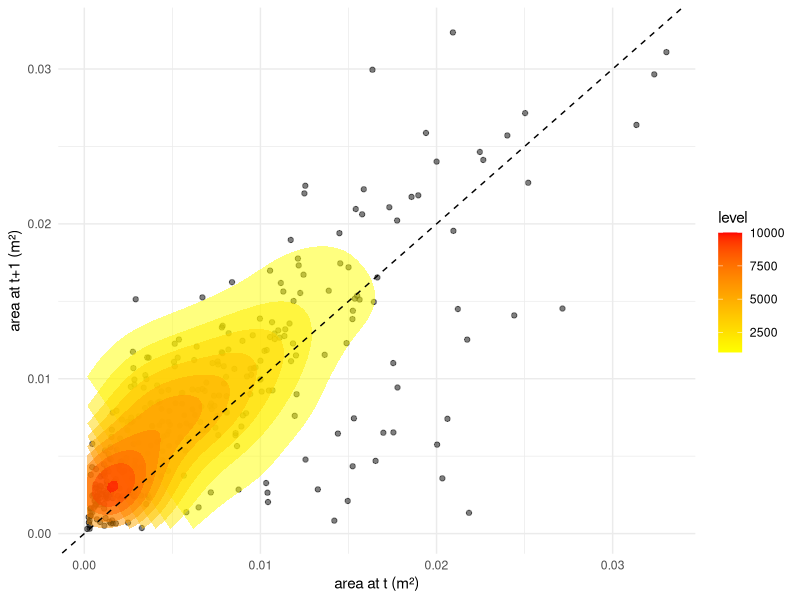
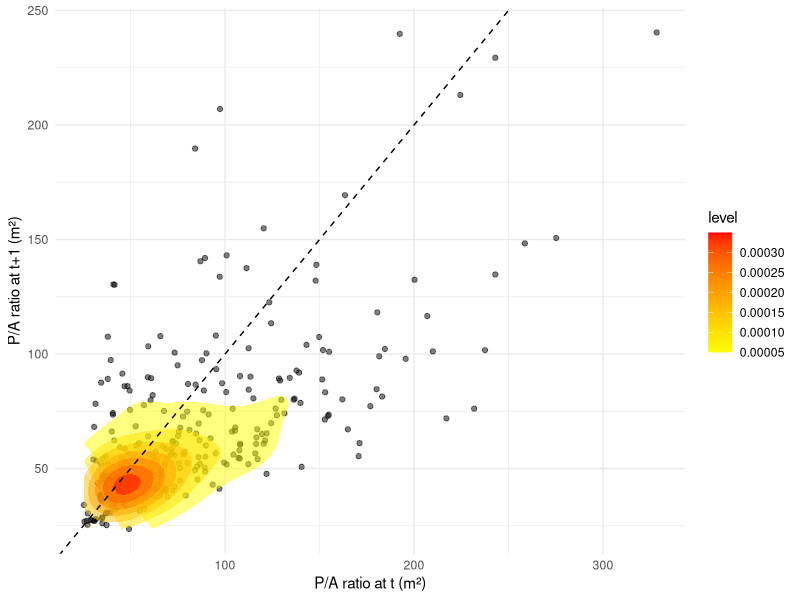
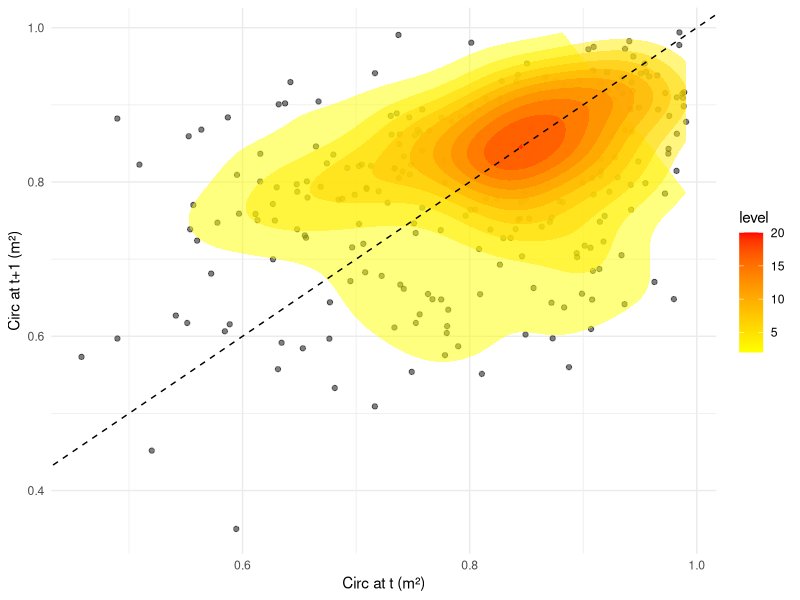
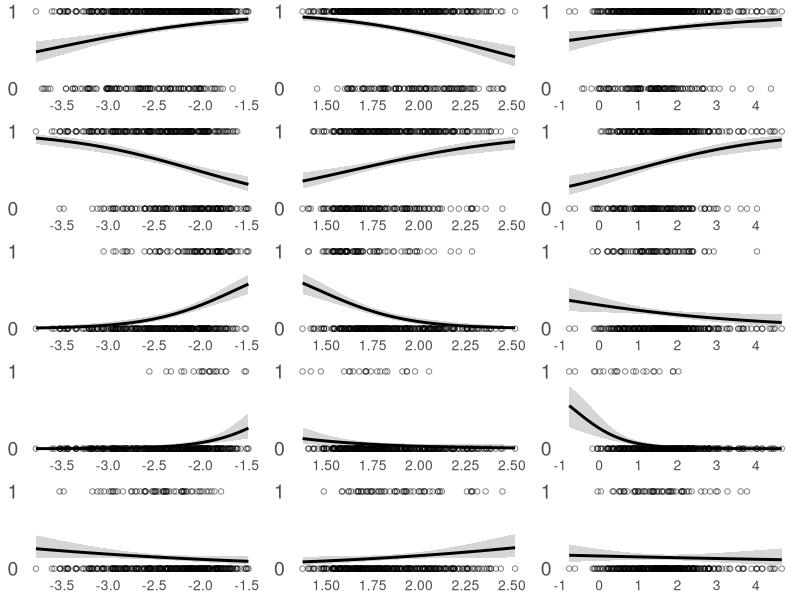

Source code (R) for these figures, in order: (Note: this script raises an error after producing the figures.)
## ---- chunk 1
knitr::opts_chunk$set(echo = TRUE)
## ---- chunk 2
####LIBRARIES####
library(tidyverse)
library(readr)
library(cowplot)
library(MASS)
## ---- chunk 3
##Import data##

pa_data_done <- read_csv("data/pa_data_done.csv")

####CLASS CHECK####
pa_data_done$Shape_Length <- as.numeric(pa_data_done$Shape_Length)
pa_data_done$Shape_Area <- as.numeric(pa_data_done$Shape_Area)
pa_data_done$Survey_times <- as.numeric(pa_data_done$Survey_times)
pa_data_done$Plot_ID <- as.factor(pa_data_done$Plot_ID)
pa_data_done$Fate <- as.factor(pa_data_done$Fate)
pa_data_done$Recruit <- as.factor(pa_data_done$Recruit)

# Calculate logit transform of circ
pa_data_done$circ_logit <- log(pa_data_done$circ / (1 - pa_data_done$circ))
pa_data_done$circ_logit <- as.numeric(pa_data_done$circ_logit)

## ---- chunk 4
### 

# Set column name
column_names <- c("Size", "P/A", "Circ", "Size*Circ", "Size+Circ")
# Set row name
row_names <- c("Survival", "Growth", "Shrinkage", "Fission", "Fusion")

# Set R square dataframes
R_square_bind <- data.frame(matrix(NA, nrow = 5, ncol = length(column_names)))
colnames(R_square_bind) <- column_names
rownames(R_square_bind) <- row_names

R_square <- data.frame(matrix(NA, nrow = 1, ncol = length(column_names)))
colnames(R_square) <- column_names

# Set Log likelihood dataframes
Log_likelihood_bind <- data.frame(matrix(NA, nrow = 5, ncol = length(column_names)))
colnames(Log_likelihood_bind) <- column_names
rownames(Log_likelihood_bind) <- row_names

Log_likelihood <- data.frame(matrix(NA, nrow = 1, ncol = length(column_names)))
colnames(Log_likelihood) <- column_names

# Set AIC dataframes
AIC_bind <- data.frame(matrix(NA, nrow = 5, ncol = length(column_names)))
colnames(AIC_bind) <- column_names
rownames(AIC_bind) <- row_names

AIC_row <- data.frame(matrix(NA, nrow = 1, ncol = length(column_names)))
colnames(AIC_row) <- column_names

# Set DF_Residual dataframes
DF_bind <- data.frame(matrix(NA, nrow = 5, ncol = length(column_names)))
colnames(DF_bind) <- column_names
rownames(DF_bind) <- row_names

DF <- data.frame(matrix(NA, nrow = 1, ncol = length(column_names)))
colnames(DF) <- column_names


# Calculate the survival (mortality) separately 
Fates = "D"
  
pa_data_done$Discrete_change <- ifelse(pa_data_done$Fate == Fates, 0, ifelse(pa_data_done$Fate != Fates, 1, NA))
pa_data_done_12 <- filter(pa_data_done, Survey_times == 1 | Survey_times == 2)

# Clean data
df <- data.frame(pa_data_done_12$Discrete_change, log10(pa_data_done_12$Shape_Area), log10(pa_data_done_12$pa_ratio), pa_data_done_12$circ_logit) 

for (i in 1:3) {
  model <- glm(df[[1]] ~ df[[i+1]], family = binomial)
  R_square[,i] <- with(summary(model), 1 - deviance/null.deviance) # Calculate McFadden's R-squared
  Log_likelihood[,i] <- logLik(model) # Calculate log likelihood
  AIC_row[,i] <- AIC(model) # Calculate AIC
  DF[,i] <- model$df.residual
}

## Calculate R square, AIC, LogLik for size*circ and size+circ
# size*circ
model <- glm(df[[1]] ~ df[[2]]*df[[4]], family = binomial)
R_square[,i+1] <- with(summary(model), 1 - deviance/null.deviance) # Calculate McFadden's R-squared
Log_likelihood[,i+1] <- logLik(model) # Calculate log likelihood
AIC_row[,i+1] <- AIC(model) # Calculate AIC
DF[,i+1] <- model$df.residual

# size+circ
model <- glm(df[[1]] ~ df[[2]]+df[[4]], family = binomial)
R_square[,i+2] <- with(summary(model), 1 - deviance/null.deviance) # Calculate McFadden's R-squared
Log_likelihood[,i+2] <- logLik(model) # Calculate log likelihood
AIC_row[,i+2] <- AIC(model) # Calculate AIC
DF[,i+2] <- model$df.residual

# Bind the data.frame
R_square_bind[1,]  <- R_square
Log_likelihood_bind[1,]  <- Log_likelihood
AIC_bind[1,]  <- AIC_row
DF_bind[1,] <- DF
## ---- chunk 5
### calculate the fates that do not include survival 
Fate_loop <- c("G","S","Fi","Fu")
Fate_index <- 2 # 1 is survival

for (Fates in Fate_loop) {

  pa_data_done$Discrete_change <- ifelse(pa_data_done$Fate == Fates, 1, ifelse(pa_data_done$Fate != Fates, 0, NA))
  pa_data_done_12 <- filter(pa_data_done, Survey_times == 1 | Survey_times == 2)
  pa_data_done_12 <- filter(pa_data_done_12, Fate != "D") #Exclude mortality
  #pa_data_done_12 <- filter(pa_data_done_12, size_class != "J") #Exclude Juvenile
  
  # Clean data
  df <- data.frame(pa_data_done_12$Discrete_change, log10(pa_data_done_12$Shape_Area), log10(pa_data_done_12$pa_ratio), pa_data_done_12$circ_logit) 
  
  # Calculate R square, AIC, LogLik for 3 morphological classification
for (i in 1:3) {
  model <- glm(df[[1]] ~ df[[i+1]], family = binomial)
  R_square[,i] <- with(summary(model), 1 - deviance/null.deviance) # Calculate McFadden's R-squared
  Log_likelihood[,i] <- logLik(model) # Calculate log likelihood
  AIC_row[,i] <- AIC(model) # Calculate AIC
  DF[,i] <- model$df.residual
}

## Calculate R square, AIC, LogLik for size*circ and size+circ
# size*circ
model <- glm(df[[1]] ~ df[[2]]*df[[4]], family = binomial)
R_square[,i+1] <- with(summary(model), 1 - deviance/null.deviance) # Calculate McFadden's R-squared
Log_likelihood[,i+1] <- logLik(model) # Calculate log likelihood
AIC_row[,i+1] <- AIC(model) # Calculate AIC
DF[,i+1] <- model$df.residual

# size+circ
model <- glm(df[[1]] ~ df[[2]]+df[[4]], family = binomial)
R_square[,i+2] <- with(summary(model), 1 - deviance/null.deviance) # Calculate McFadden's R-squared
Log_likelihood[,i+2] <- logLik(model) # Calculate log likelihood
AIC_row[,i+2] <- AIC(model) # Calculate AIC
DF[,i+2] <- model$df.residual

# Bind the data.frame
R_square_bind[Fate_index,]  <- R_square
Log_likelihood_bind[Fate_index,]  <- Log_likelihood
AIC_bind[Fate_index,]  <- AIC_row
DF_bind[Fate_index,] <- DF

# Control dataframe index
Fate_index <- Fate_index +1

}

round(R_square_bind,2)
round(Log_likelihood_bind,0)
round(AIC_bind,0)
round(DF_bind,0)
#write.csv(R_square_bind, file = "C:/Users/keelu/R/FiFu_analysis/data/R_square_bind.csv")
## ---- chunk 6
#####Plot all Fate vs non-Fate lm#########
combined_list <- list()
model_times <- list()
model_plus <- list()

# Calculate the survival (mortality) separately 
Fate_loop <- c("D")
for (Fates in Fate_loop) {
  pa_data_done$Discrete_change <- ifelse(pa_data_done$Fate == Fates, 0, ifelse(pa_data_done$Fate != Fates, 1, NA))
  pa_data_done_12 <- filter(pa_data_done, Survey_times == 1 | Survey_times == 2)
  
  # Clean data
  df <- data.frame(pa_data_done_12$Discrete_change, log10(pa_data_done_12$Shape_Area), log10(pa_data_done_12$pa_ratio), pa_data_done_12$circ_logit) 
    colnames(df) <- c(paste(Fates,"=0",", ","non-",Fates,"=1"), "log10 Size","log10 PA_ratio","logit Circ")
  
  # Plot discrete change with size, ratio, circ
  plot_list <- list()
  for (i in 1:3) {
    data <- data.frame(
      x = df[,i+1],
      y = df[,1]
    )
    p <- ggplot(data = data, aes(x, y))+
    geom_point(shape=21, alpha = 0.5)+
    geom_smooth(method="glm", method.args = list(family = "binomial"), color = "black")+
    scale_y_continuous(breaks = c(0, 1)) + 
    theme_minimal()+ 
    theme(
      axis.title.x = element_blank(), 
      axis.title.y = element_blank(),
      axis.text.x = element_text(size = 10), # 調整X軸文字大小
      axis.text.y = element_text(size = 14), # 調整Y軸文字大小
      panel.grid.major = element_blank(), # 移除主要網格線
      panel.grid.minor = element_blank() # 移除次要網格線
    )
    plot_list[[i]] <- p
  }

# Bind the lists
combined_list <- append(combined_list, plot_list)
}


# Define the fates that do not include survival 
Fate_loop <- c("G","S","Fi","Fu")

for (Fates in Fate_loop) {

  pa_data_done$Discrete_change <- ifelse(pa_data_done$Fate == Fates, 1, ifelse(pa_data_done$Fate != Fates, 0, NA))
  pa_data_done_12 <- filter(pa_data_done, Survey_times == 1 | Survey_times == 2)
  pa_data_done_12 <- filter(pa_data_done_12, Fate != "D") #Exclude mortality
  
  # Clean data
  df <- data.frame(pa_data_done_12$Discrete_change, log10(pa_data_done_12$Shape_Area), log10(pa_data_done_12$pa_ratio), pa_data_done_12$circ_logit) 
    colnames(df) <- c(paste(Fates,"=1",", ","non-",Fates,"=0"), "log10 Size","log10 PA_ratio","logit Circ")

  
  # Plot discrete change with size, ratio, circ
  plot_list <- list()
  for (i in 1:3) {
    data <- data.frame(
      x = df[,i+1],
      y = df[,1]
    )
    p <- ggplot(data = data, aes(x, y))+
    geom_point(shape=21, alpha = 0.5)+
    geom_smooth(method="glm", method.args = list(family = "binomial"), color = "black")+
    scale_y_continuous(breaks = c(0, 1)) + 
    theme_minimal()+ 
    theme(
      axis.title.x = element_blank(), 
      axis.title.y = element_blank(),
      axis.text.x = element_text(size = 10), # 調整X軸文字大小
      axis.text.y = element_text(size = 14), # 調整Y軸文字大小
      panel.grid.major = element_blank(), # 移除主要網格線
      panel.grid.minor = element_blank() # 移除次要網格線
    )
    plot_list[[i]] <- p
  }

# Bind the lists
combined_list <- append(combined_list, plot_list)
}


#plot together
fig2_1 <- plot_grid(plotlist = combined_list, align="h",nrow = 5)
ggsave("C:/Users/keelu/R/FiFu_analysis/Figs/Discrete_logClass_lm_all.png", plot = fig2_1, width = 6.5, height = 10, dpi = 300)


## ---- chunk 7
data_time_1 <- subset(pa_data_done, Survey_times == 1, select = c(ID, Plot_ID, Shape_Area, Survey_times, pa_ratio, circ))
data_time_2 <- subset(pa_data_done, Survey_times == 2, select = c(ID, Plot_ID, Shape_Area, Survey_times, pa_ratio, circ))
data_time_3 <- subset(pa_data_done, Survey_times == 3, select = c(ID, Plot_ID, Shape_Area, Survey_times, pa_ratio, circ))

data_merged_1 <- merge(data_time_1, data_time_2, by=c("ID","Plot_ID"), all=TRUE)
data_merged_1 <- na.omit(data_merged_1)

data_merged_2 <- merge(data_time_2, data_time_3, by=c("ID","Plot_ID"), all=TRUE)
data_merged_2 <- na.omit(data_merged_2)

data_merged <- rbind(data_merged_1,data_merged_2)

colnames(data_merged)[colnames(data_merged) == "Shape_Area.x"] <- "area_t"
colnames(data_merged)[colnames(data_merged) == "Shape_Area.y"] <- "area_t1"
colnames(data_merged)[colnames(data_merged) == "pa_ratio.x"] <- "pa_ratio_t"
colnames(data_merged)[colnames(data_merged) == "circ.x"] <- "circ_t"


p <- ggplot(data_merged, aes(x = area_t, y = area_t1)) +
  geom_point(alpha = 0.5) + # 保留原有的透明散點
  scale_fill_gradient(low = "yellow", high = "red") +
  stat_density_2d(aes(fill = ..level..), geom = "polygon", alpha = 0.5) + # 加入密度著色
  geom_abline(intercept = 0, slope = 1, linetype = "dashed", color = "black") +
  theme_minimal() +
  labs(x = "area at t (m²)", y = "area at t+1 (m²)")

p 
## ---- chunk 8
data_time_1 <- subset(pa_data_done, Survey_times == 1, select = c(ID, Plot_ID, pa_ratio, Survey_times))
data_time_2 <- subset(pa_data_done, Survey_times == 2, select = c(ID, Plot_ID, pa_ratio, Survey_times))
data_time_3 <- subset(pa_data_done, Survey_times == 3, select = c(ID, Plot_ID, pa_ratio, Survey_times))

data_merged_1 <- merge(data_time_1, data_time_2, by=c("ID","Plot_ID"), all=TRUE)
data_merged_1 <- na.omit(data_merged_1)

data_merged_2 <- merge(data_time_2, data_time_3, by=c("ID","Plot_ID"), all=TRUE)
data_merged_2 <- na.omit(data_merged_2)

data_merged <- rbind(data_merged_1,data_merged_2)

colnames(data_merged)[colnames(data_merged) == "pa_ratio.x"] <- "PA_t"
colnames(data_merged)[colnames(data_merged) == "pa_ratio.y"] <- "PA_t1"

p <- ggplot(data_merged, aes(x = PA_t, y = PA_t1)) +
  geom_point(alpha = 0.5) + # 保留原有的透明散點
  scale_fill_gradient(low = "yellow", high = "red") +
  stat_density_2d(aes(fill = ..level..), geom = "polygon", alpha = 0.5) + # 加入密度著色
  geom_abline(intercept = 0, slope = 1, linetype = "dashed", color = "black") +
  theme_minimal() +
  labs(x = "P/A ratio at t (m²)", y = "P/A ratio at t+1 (m²)")

p 

## ---- chunk 9
data_time_1 <- subset(pa_data_done, Survey_times == 1, select = c(ID, Plot_ID, circ, Survey_times))
data_time_2 <- subset(pa_data_done, Survey_times == 2, select = c(ID, Plot_ID, circ, Survey_times))
data_time_3 <- subset(pa_data_done, Survey_times == 3, select = c(ID, Plot_ID, circ, Survey_times))

data_merged_1 <- merge(data_time_1, data_time_2, by=c("ID","Plot_ID"), all=TRUE)
data_merged_1 <- na.omit(data_merged_1)

data_merged_2 <- merge(data_time_2, data_time_3, by=c("ID","Plot_ID"), all=TRUE)
data_merged_2 <- na.omit(data_merged_2)

data_merged <- rbind(data_merged_1,data_merged_2)

colnames(data_merged)[colnames(data_merged) == "circ.x"] <- "circ_t"
colnames(data_merged)[colnames(data_merged) == "circ.y"] <- "circ_t1"

p <- ggplot(data_merged, aes(x = circ_t, y = circ_t1)) +
  geom_point(alpha = 0.5) + # 保留原有的透明散點
  scale_fill_gradient(low = "yellow", high = "red") +
  stat_density_2d(aes(fill = ..level..), geom = "polygon", alpha = 0.5) + # 加入密度著色
  geom_abline(intercept = 0, slope = 1, linetype = "dashed", color = "black") +
  theme_minimal() +
  labs(x = "Circ at t (m²)", y = "Circ at t+1 (m²)")

p 
## ---- chunk 10
data <-  data_merged

# 建立模型
model1 <- lm(log(area_t1) ~ log(area_t), data = data)
model2 <- lm(log(area_t1) ~ log(pa_ratio_t), data = data)
model3 <- lm(log(area_t1) ~ log(circ_t), data = data)
model4 <- lm(log(area_t1) ~ log(area_t) + log(pa_ratio_t), data = data)
model5 <- lm(log(area_t1) ~ log(area_t) + log(circ_t), data = data)
model6 <- lm(log(area_t1) ~ log(area_t) + log(pa_ratio_t) + log(circ_t), data = data)
model7 <- lm(log(area_t1) ~ log(area_t) * log(pa_ratio_t), data = data)
model8 <- lm(log(area_t1) ~ log(area_t) * log(circ_t), data = data)

# 計算 AIC 和調整 R 平方
results <- data.frame(
  model = c("model1", "model2", "model3", "model4", "model5", "model6", "model7", "model8"),
  AIC = c(AIC(model1), AIC(model2), AIC(model3), AIC(model4), AIC(model5), AIC(model6), AIC(model7), AIC(model8)),
  Adjusted_R_Squared = c(summary(model1)$adj.r.squared, summary(model2)$adj.r.squared, summary(model3)$adj.r.squared, summary(model4)$adj.r.squared, summary(model5)$adj.r.squared, summary(model6)$adj.r.squared, summary(model7)$adj.r.squared, summary(model8)$adj.r.squared)
)

# 查看模型汇总
print(results)
## ---- chunk 11
# Set column name
column_names <- c("Size", "P/A", "Circ", "Size*Circ", "Size+Circ")
# Set row name
row_names <- c("Delta area", "Ratio")

# Set R square dataframes
R_square_bind <- data.frame(matrix(NA, nrow = length(row_names), ncol = length(column_names)))
colnames(R_square_bind) <- column_names
rownames(R_square_bind) <- row_names

R_square <- data.frame(matrix(NA, nrow = 1, ncol = length(column_names)))
colnames(R_square) <- column_names

# Set Log likelihood dataframes
Log_likelihood_bind <- data.frame(matrix(NA, nrow = length(row_names), ncol = length(column_names)))
colnames(Log_likelihood_bind) <- column_names
rownames(Log_likelihood_bind) <- row_names

Log_likelihood <- data.frame(matrix(NA, nrow = 1, ncol = length(column_names)))
colnames(Log_likelihood) <- column_names

# Set AIC dataframes
AIC_bind <- data.frame(matrix(NA, nrow = length(row_names), ncol = length(column_names)))
colnames(AIC_bind) <- column_names
rownames(AIC_bind) <- row_names

AIC_row <- data.frame(matrix(NA, nrow = 1, ncol = length(column_names)))
colnames(AIC_row) <- column_names

# Set DF_Residual dataframes
DF_bind <- data.frame(matrix(NA, nrow = length(row_names), ncol = length(column_names)))
colnames(DF_bind) <- column_names
rownames(DF_bind) <- row_names

DF <- data.frame(matrix(NA, nrow = 1, ncol = length(column_names)))
colnames(DF) <- column_names


pa_data_done_12 <- filter(pa_data_done, Survey_times == 1 | Survey_times == 2)
pa_data_done_12 <- filter(pa_data_done_12, Fate != "D") #Exclude mortality

############ Clean data
df <- data.frame(pa_data_done_12$sa_change, log10(pa_data_done_12$Shape_Area), log10(pa_data_done_12$pa_ratio), pa_data_done_12$circ_logit) 
  
  # Calculate R square, AIC, LogLik for 3 morphological classification
for (i in 1:3) {
  model <- glm(df[[1]] ~ df[[i+1]], family = gaussian)
  R_square[,i] <- with(summary(model), 1 - deviance/null.deviance) # Calculate McFadden's R-squared
  Log_likelihood[,i] <- logLik(model) # Calculate log likelihood
  AIC_row[,i] <- AIC(model) # Calculate AIC
  DF[,i] <- model$df.residual
}

## Calculate R square, AIC, LogLik for size*circ and size+circ
# size*circ
model <- glm(df[[1]] ~ df[[2]]*df[[4]], family = gaussian)
R_square[,i+1] <- with(summary(model), 1 - deviance/null.deviance) # Calculate McFadden's R-squared
Log_likelihood[,i+1] <- logLik(model) # Calculate log likelihood
AIC_row[,i+1] <- AIC(model) # Calculate AIC
DF[,i+1] <- model$df.residual

# size+circ
model <- glm(df[[1]] ~ df[[2]]+df[[4]], family = gaussian)
R_square[,i+2] <- with(summary(model), 1 - deviance/null.deviance) # Calculate McFadden's R-squared
Log_likelihood[,i+2] <- logLik(model) # Calculate log likelihood
AIC_row[,i+2] <- AIC(model) # Calculate AIC
DF[,i+2] <- model$df.residual

# Bind the data.frame
R_square_bind[1,]  <- R_square
Log_likelihood_bind[1,]  <- Log_likelihood
AIC_bind[1,]  <- AIC_row
DF_bind[1,] <- DF

############### Clean data
df <- data.frame(log(pa_data_done_12$rate_ad), log10(pa_data_done_12$Shape_Area), log10(pa_data_done_12$pa_ratio), pa_data_done_12$circ_logit) 
  
  # Calculate R square, AIC, LogLik for 3 morphological classification
for (i in 1:3) {
  model <- glm(df[[1]] ~ df[[i+1]], family = gaussian)
  R_square[,i] <- with(summary(model), 1 - deviance/null.deviance) # Calculate McFadden's R-squared
  Log_likelihood[,i] <- logLik(model) # Calculate log likelihood
  AIC_row[,i] <- AIC(model) # Calculate AIC
  DF[,i] <- model$df.residual
}

## Calculate R square, AIC, LogLik for size*circ and size+circ
# size*circ
model <- glm(df[[1]] ~ df[[2]]*df[[4]], family = gaussian)
R_square[,i+1] <- with(summary(model), 1 - deviance/null.deviance) # Calculate McFadden's R-squared
Log_likelihood[,i+1] <- logLik(model) # Calculate log likelihood
AIC_row[,i+1] <- AIC(model) # Calculate AIC
DF[,i+1] <- model$df.residual

# size+circ
model <- glm(df[[1]] ~ df[[2]]+df[[4]], family = gaussian)
R_square[,i+2] <- with(summary(model), 1 - deviance/null.deviance) # Calculate McFadden's R-squared
Log_likelihood[,i+2] <- logLik(model) # Calculate log likelihood
AIC_row[,i+2] <- AIC(model) # Calculate AIC
DF[,i+2] <- model$df.residual

# Bind the data.frame
R_square_bind[2,]  <- R_square
Log_likelihood_bind[2,]  <- Log_likelihood
AIC_bind[2,]  <- AIC_row
DF_bind[2,] <- DF

round(R_square_bind,2)
round(Log_likelihood_bind,0)
round(AIC_bind,0)
round(DF_bind,0)

#########make the plot
#delta area
df <- data.frame(pa_data_done_12$sa_change, log(pa_data_done_12$Shape_Area), log(pa_data_done_12$pa_ratio), pa_data_done_12$circ_logit)
colnames(df) <- c("Delta area", "log10 Size","log10 PA_ratio","logit Circ")

plot_list <- list()
for (i in 1:3) {
    data <- data.frame(
      x = df[,i+1],
      y = df[,1]
    )
    p <- ggplot(data = data, aes(x, y))+
    geom_point(shape=21)+
    geom_smooth(method="glm", method.args = list(family = "gaussian"))+
    geom_point()+ 
    xlab(colnames(df[i+1]))+
    ylab(colnames(df[1]))
    plot_list[[i]] <- p
  }
fig_1 <- plot_grid(plot_list[[1]],plot_list[[2]],plot_list[[3]],nrow = 1)

# Delta area ratio0
df <- data.frame(log10(pa_data_done_12$rate_ad), log10(pa_data_done_12$Shape_Area), log(pa_data_done_12$pa_ratio), pa_data_done_12$circ_logit)
colnames(df) <- c("log Change_rate", "log10 Size","log10 P/A_ratio","logit Circ")


plot_list <- list()
for (i in 1:3) {
    data <- data.frame(
      x = df[,i+1],
      y = df[,1]
    )
    p <- ggplot(data = data, aes(x, y))+
    geom_point(shape=21, alpha = 0.5)+
    geom_smooth(method="glm", method.args = list(family = "gaussian"), color = "black")+
    xlab(colnames(df[i+1]))+
    ylab(colnames(df[1]))+
    theme(
      axis.title.x = element_blank(), 
      axis.title.y = element_blank(),
      axis.text.x = element_text(size = 12), # 調整X軸文字大小
      axis.text.y = element_text(size = 12), # 調整Y軸文字大小
      panel.grid.major = element_blank(), # 移除主要網格線
      panel.grid.minor = element_blank(), # 移除次要網格線
      panel.background = element_rect(fill = "white", colour = "black"), # 白色背景與黑色邊框
      panel.border = element_rect(colour = "black", fill=NA, size=0.5) # 加強外框線條
    )
    plot_list[[i]] <- p
  }
fig_1_2 <- plot_grid(plot_list[[1]],plot_list[[2]],plot_list[[3]],nrow = 1)

ggsave("C:/Users/keelu/R/FiFu_analysis/Figs/Change_rate_Morpho.png", plot = fig_1_2, width = 6.5, height = 2.5, dpi = 300)

mod0 <- lm(log(pa_data_done_12$rate_ad)~log(pa_data_done_12$Shape_Area))
summary(mod0)
mod00 <- glm(log(pa_data_done_12$rate_ad)~pa_data_done_12$circ_logit)
summary(mod00)

mod1 <- lm(log(pa_data_done_12$rate_ad)~log(pa_data_done_12$Shape_Area)+pa_data_done_12$circ_logit)
summary(mod1)
drop1(mod1, test="F")
#mod2 <- lm(log(pa_data_done_12$rate_ad)~log(pa_data_done_12$pa_ratio))


## ---- chunk 12

# Set column name
column_names <- c("Size", "P/A", "Circ", "Size*Circ", "Size+Circ")
# Set row name
row_names <- c("Delta area", "Ratio")

# Set R square dataframes
R_square_bind <- data.frame(matrix(NA, nrow = length(row_names), ncol = length(column_names)))
colnames(R_square_bind) <- column_names
rownames(R_square_bind) <- row_names

R_square <- data.frame(matrix(NA, nrow = 1, ncol = length(column_names)))
colnames(R_square) <- column_names

# Set Log likelihood dataframes
Log_likelihood_bind <- data.frame(matrix(NA, nrow = length(row_names), ncol = length(column_names)))
colnames(Log_likelihood_bind) <- column_names
rownames(Log_likelihood_bind) <- row_names

Log_likelihood <- data.frame(matrix(NA, nrow = 1, ncol = length(column_names)))
colnames(Log_likelihood) <- column_names

# Set AIC dataframes
AIC_bind <- data.frame(matrix(NA, nrow = length(row_names), ncol = length(column_names)))
colnames(AIC_bind) <- column_names
rownames(AIC_bind) <- row_names

AIC_row <- data.frame(matrix(NA, nrow = 1, ncol = length(column_names)))
colnames(AIC_row) <- column_names


pa_data_done_12 <- filter(pa_data_done, Survey_times == 1 | Survey_times == 2)
pa_data_done_12 <- filter(pa_data_done_12, Fate != "D") #Exclude mortality
pa_data_done_12 <- filter(pa_data_done_12, sa_change > 0) #Exclude shrinkage

############ Clean data
df <- data.frame(pa_data_done_12$sa_change, log(pa_data_done_12$Shape_Area), log(pa_data_done_12$pa_ratio), pa_data_done_12$circ_logit) 
  
  # Calculate R square, AIC, LogLik for 3 morphological classification
for (i in 1:3) {
  model <- glm(df[[1]] ~ df[[i+1]], family = gaussian)
  R_square[,i] <- with(summary(model), 1 - deviance/null.deviance) # Calculate McFadden's R-squared
  Log_likelihood[,i] <- logLik(model) # Calculate log likelihood
  AIC_row[,i] <- AIC(model) # Calculate AIC
}

## Calculate R square, AIC, LogLik for size*circ and size+circ
# size*circ
model <- glm(df[[1]] ~ df[[2]]*df[[4]], family = gaussian)
R_square[,i+1] <- with(summary(model), 1 - deviance/null.deviance) # Calculate McFadden's R-squared
Log_likelihood[,i+1] <- logLik(model) # Calculate log likelihood
AIC_row[,i+1] <- AIC(model) # Calculate AIC

# size+circ
model <- glm(df[[1]] ~ df[[2]]+df[[4]], family = gaussian)
R_square[,i+2] <- with(summary(model), 1 - deviance/null.deviance) # Calculate McFadden's R-squared
Log_likelihood[,i+2] <- logLik(model) # Calculate log likelihood
AIC_row[,i+2] <- AIC(model) # Calculate AIC

# Bind the data.frame
R_square_bind[1,]  <- R_square
Log_likelihood_bind[1,]  <- Log_likelihood
AIC_bind[1,]  <- AIC_row

############### Clean data
df <- data.frame(pa_data_done_12$rate_ad, log(pa_data_done_12$Shape_Area), log(pa_data_done_12$pa_ratio), pa_data_done_12$circ_logit) 
  
  # Calculate R square, AIC, LogLik for 3 morphological classification
for (i in 1:3) {
  model <- glm(df[[1]] ~ df[[i+1]], family = gaussian)
  R_square[,i] <- with(summary(model), 1 - deviance/null.deviance) # Calculate McFadden's R-squared
  Log_likelihood[,i] <- logLik(model) # Calculate log likelihood
  AIC_row[,i] <- AIC(model) # Calculate AIC
}

## Calculate R square, AIC, LogLik for size*circ and size+circ
# size*circ
model <- glm(df[[1]] ~ df[[2]]*df[[4]], family = gaussian)
R_square[,i+1] <- with(summary(model), 1 - deviance/null.deviance) # Calculate McFadden's R-squared
Log_likelihood[,i+1] <- logLik(model) # Calculate log likelihood
AIC_row[,i+1] <- AIC(model) # Calculate AIC

# size+circ
model <- glm(df[[1]] ~ df[[2]]+df[[4]], family = gaussian)
R_square[,i+2] <- with(summary(model), 1 - deviance/null.deviance) # Calculate McFadden's R-squared
Log_likelihood[,i+2] <- logLik(model) # Calculate log likelihood
AIC_row[,i+2] <- AIC(model) # Calculate AIC

# Bind the data.frame
R_square_bind[2,]  <- R_square
Log_likelihood_bind[2,]  <- Log_likelihood
AIC_bind[2,]  <- AIC_row


round(R_square_bind,2)
round(Log_likelihood_bind,0)
round(AIC_bind,0)

#########make the plot
#delta area
df <- data.frame(pa_data_done_12$sa_change, log(pa_data_done_12$Shape_Area), log(pa_data_done_12$pa_ratio), pa_data_done_12$circ_logit)
colnames(df) <- c("Delta area", "log10 Size","log10 PA_ratio","logit Circ")

plot_list <- list()
for (i in 1:3) {
    data <- data.frame(
      x = df[,i+1],
      y = df[,1]
    )
    p <- ggplot(data = data, aes(x, y))+
    geom_point(shape=21)+
    geom_smooth(method="glm", method.args = list(family = "gaussian"))+
    geom_point()+ 
    xlab(colnames(df[i+1]))+
    ylab(colnames(df[1]))
    plot_list[[i]] <- p
  }
fig_1 <- plot_grid(plot_list[[1]],plot_list[[2]],plot_list[[3]],nrow = 1)

# Delta area ratio
df <- data.frame(pa_data_done_12$rate_ad, log(pa_data_done_12$Shape_Area), log(pa_data_done_12$pa_ratio), pa_data_done_12$circ_logit)
colnames(df) <- c("Ratio", "log10 Size","log10 PA_ratio","logit Circ")


plot_list <- list()
for (i in 1:3) {
    data <- data.frame(
      x = df[,i+1],
      y = df[,1]
    )
    p <- ggplot(data = data, aes(x, y))+
    geom_point(shape=21)+
    geom_smooth(method="glm", method.args = list(family = "gaussian"))+
    geom_point()+ 
    xlab(colnames(df[i+1]))+
    ylab(colnames(df[1]))
    plot_list[[i]] <- p
  }
fig_1_2 <- plot_grid(plot_list[[1]],plot_list[[2]],plot_list[[3]],nrow = 1)
## ---- chunk 13

# Set column name
column_names <- c("Size", "P/A", "Circ", "Size*Circ", "Size+Circ")
# Set row name
row_names <- c("Delta area", "Ratio")

# Set R square dataframes
R_square_bind <- data.frame(matrix(NA, nrow = length(row_names), ncol = length(column_names)))
colnames(R_square_bind) <- column_names
rownames(R_square_bind) <- row_names

R_square <- data.frame(matrix(NA, nrow = 1, ncol = length(column_names)))
colnames(R_square) <- column_names

# Set Log likelihood dataframes
Log_likelihood_bind <- data.frame(matrix(NA, nrow = length(row_names), ncol = length(column_names)))
colnames(Log_likelihood_bind) <- column_names
rownames(Log_likelihood_bind) <- row_names

Log_likelihood <- data.frame(matrix(NA, nrow = 1, ncol = length(column_names)))
colnames(Log_likelihood) <- column_names

# Set AIC dataframes
AIC_bind <- data.frame(matrix(NA, nrow = length(row_names), ncol = length(column_names)))
colnames(AIC_bind) <- column_names
rownames(AIC_bind) <- row_names

AIC_row <- data.frame(matrix(NA, nrow = 1, ncol = length(column_names)))
colnames(AIC_row) <- column_names


pa_data_done_12 <- filter(pa_data_done, Survey_times == 1 | Survey_times == 2)
pa_data_done_12 <- filter(pa_data_done_12, Fate != "D") #Exclude mortality
pa_data_done_12 <- filter(pa_data_done_12, sa_change < 0) #Exclude growth

############ Clean data
df <- data.frame(pa_data_done_12$sa_change, log(pa_data_done_12$Shape_Area), log(pa_data_done_12$pa_ratio), pa_data_done_12$circ_logit) 
  
  # Calculate R square, AIC, LogLik for 3 morphological classification
for (i in 1:3) {
  model <- glm(df[[1]] ~ df[[i+1]], family = gaussian)
  R_square[,i] <- with(summary(model), 1 - deviance/null.deviance) # Calculate McFadden's R-squared
  Log_likelihood[,i] <- logLik(model) # Calculate log likelihood
  AIC_row[,i] <- AIC(model) # Calculate AIC
}

## Calculate R square, AIC, LogLik for size*circ and size+circ
# size*circ
model <- glm(df[[1]] ~ df[[2]]*df[[4]], family = gaussian)
R_square[,i+1] <- with(summary(model), 1 - deviance/null.deviance) # Calculate McFadden's R-squared
Log_likelihood[,i+1] <- logLik(model) # Calculate log likelihood
AIC_row[,i+1] <- AIC(model) # Calculate AIC

# size+circ
model <- glm(df[[1]] ~ df[[2]]+df[[4]], family = gaussian)
R_square[,i+2] <- with(summary(model), 1 - deviance/null.deviance) # Calculate McFadden's R-squared
Log_likelihood[,i+2] <- logLik(model) # Calculate log likelihood
AIC_row[,i+2] <- AIC(model) # Calculate AIC

# Bind the data.frame
R_square_bind[1,]  <- R_square
Log_likelihood_bind[1,]  <- Log_likelihood
AIC_bind[1,]  <- AIC_row

############### Clean data
df <- data.frame(pa_data_done_12$rate_ad, log(pa_data_done_12$Shape_Area), log(pa_data_done_12$pa_ratio), pa_data_done_12$circ_logit) 
  
  # Calculate R square, AIC, LogLik for 3 morphological classification
for (i in 1:3) {
  model <- glm(df[[1]] ~ df[[i+1]], family = gaussian)
  R_square[,i] <- with(summary(model), 1 - deviance/null.deviance) # Calculate McFadden's R-squared
  Log_likelihood[,i] <- logLik(model) # Calculate log likelihood
  AIC_row[,i] <- AIC(model) # Calculate AIC
}

## Calculate R square, AIC, LogLik for size*circ and size+circ
# size*circ
model <- glm(df[[1]] ~ df[[2]]*df[[4]], family = gaussian)
R_square[,i+1] <- with(summary(model), 1 - deviance/null.deviance) # Calculate McFadden's R-squared
Log_likelihood[,i+1] <- logLik(model) # Calculate log likelihood
AIC_row[,i+1] <- AIC(model) # Calculate AIC

# size+circ
model <- glm(df[[1]] ~ df[[2]]+df[[4]], family = gaussian)
R_square[,i+2] <- with(summary(model), 1 - deviance/null.deviance) # Calculate McFadden's R-squared
Log_likelihood[,i+2] <- logLik(model) # Calculate log likelihood
AIC_row[,i+2] <- AIC(model) # Calculate AIC

# Bind the data.frame
R_square_bind[2,]  <- R_square
Log_likelihood_bind[2,]  <- Log_likelihood
AIC_bind[2,]  <- AIC_row


round(R_square_bind,2)
round(Log_likelihood_bind,0)
round(AIC_bind,0)

#########make the plot
#delta area
df <- data.frame(pa_data_done_12$sa_change, log(pa_data_done_12$Shape_Area), log(pa_data_done_12$pa_ratio), pa_data_done_12$circ_logit)
colnames(df) <- c("Delta area", "log10 Size","log10 PA_ratio","logit Circ")

plot_list <- list()
for (i in 1:3) {
    data <- data.frame(
      x = df[,i+1],
      y = df[,1]
    )
    p <- ggplot(data = data, aes(x, y))+
    geom_point(shape=21)+
    geom_smooth(method="glm", method.args = list(family = "gaussian"))+
    geom_point()+ 
    xlab(colnames(df[i+1]))+
    ylab(colnames(df[1]))
    plot_list[[i]] <- p
  }
fig_1 <- plot_grid(plot_list[[1]],plot_list[[2]],plot_list[[3]],nrow = 1)

# Delta area ratio
df <- data.frame(pa_data_done_12$rate_ad, log(pa_data_done_12$Shape_Area), log(pa_data_done_12$pa_ratio), pa_data_done_12$circ_logit)
colnames(df) <- c("Ratio", "log10 Size","log10 PA_ratio","logit Circ")


plot_list <- list()
for (i in 1:3) {
    data <- data.frame(
      x = df[,i+1],
      y = df[,1]
    )
    p <- ggplot(data = data, aes(x, y))+
    geom_point(shape=21)+
    geom_smooth(method="glm", method.args = list(family = "gaussian"))+
    geom_point()+ 
    xlab(colnames(df[i+1]))+
    ylab(colnames(df[1]))
    plot_list[[i]] <- p
  }
fig_1_2 <- plot_grid(plot_list[[1]],plot_list[[2]],plot_list[[3]],nrow = 1)
